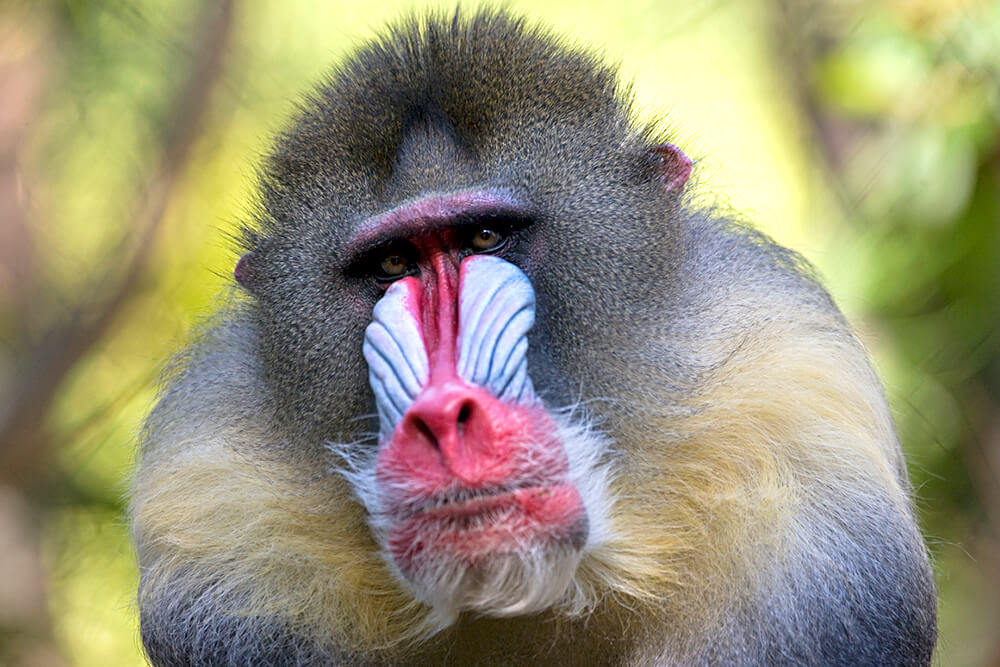
#> input picture Image Processing/Assignment 35/input/mandrill_male.jpg, 1000 x 667 px, found by its file name
$ jupyter execute color_image_histogram.ipynb
#> lines starting #> are read from the running program, lines starting #| are printed output that depends on the picture
[cell 1]
import cv2
import matplotlib.pyplot as plt

[cell 2]
image = cv2.imread("input\mandrill_male.jpg")
#> image is the input picture: shape (667, 1000, 3); mean B, G, R 118.7, 144.7, 150.2
image = cv2.cvtColor(image,cv2.COLOR_BGR2RGB)

[cell 3]
colors = ["red","green","blue"]

for i,color in enumerate(colors):
    hist=cv2.calcHist([image],[i],None,[256],[0,256])
    plt.plot(hist,color=color)
plt.show()
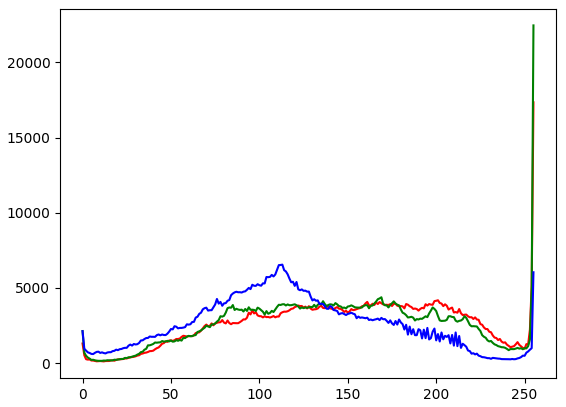
#> figure drawn by matplotlib, 1 panel; curve peaks at x = 255, y = 17339; curve peaks at x = 255, y = 22453; curve peaks at x = 113, y = 6547


$ run again, with Image Processing/Assignment 35/input/monkey.jpg copied over Image Processing/Assignment 35/input/mandrill_male.jpg
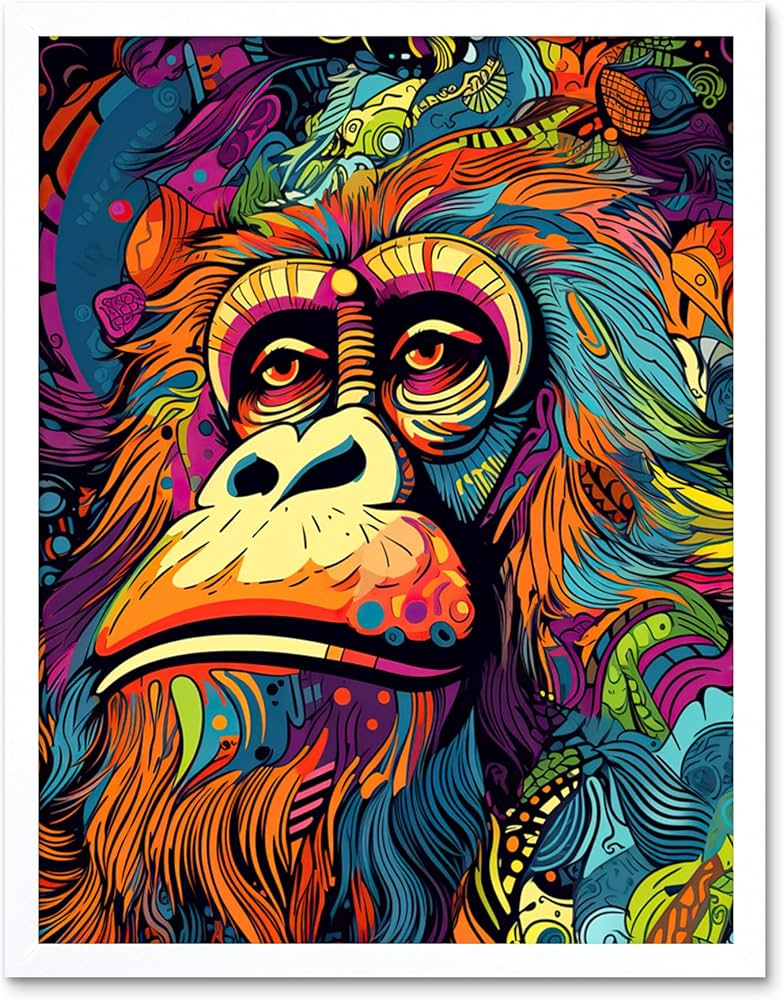
#> input picture Image Processing/Assignment 35/input/monkey.jpg, 784 x 1000 px, found by its file name
#> image is the input picture: shape (1000, 784, 3); mean B, G, R 101, 112.1, 131
#> `plt.show()`:
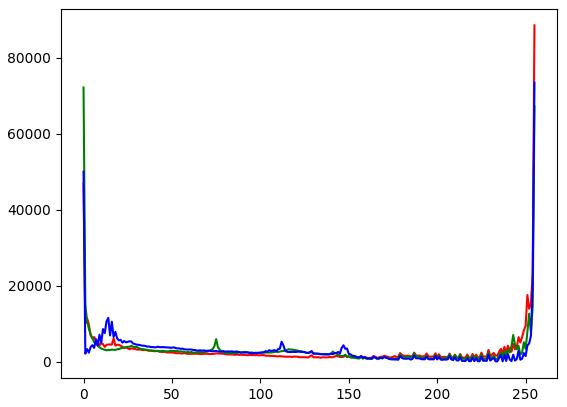
#> figure drawn by matplotlib, 1 panel; curve peaks at x = 255, y = 88571; curve peaks at x = 0, y = 72232; curve peaks at x = 255, y = 73487

$ run again, with Image Processing/Assignment 35/input/person.jpg copied over Image Processing/Assignment 35/input/mandrill_male.jpg
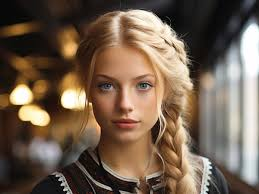
#> input picture Image Processing/Assignment 35/input/person.jpg, 259 x 194 px, found by its file name
#> image is the input picture: shape (194, 259, 3); mean B, G, R 79.3, 96.2, 115.2
#> `plt.show()`:
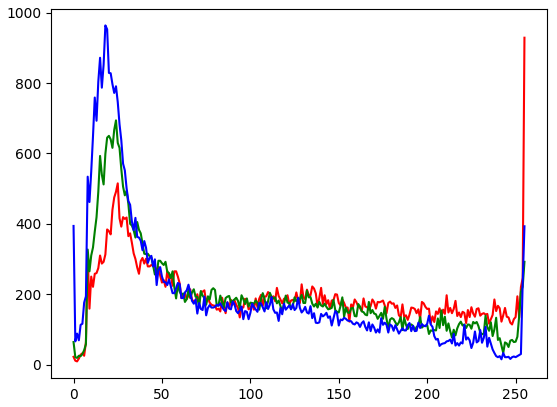
#> figure drawn by matplotlib, 1 panel; curve peaks at x = 255, y = 929; curve peaks at x = 24, y = 694; curve peaks at x = 18, y = 964
